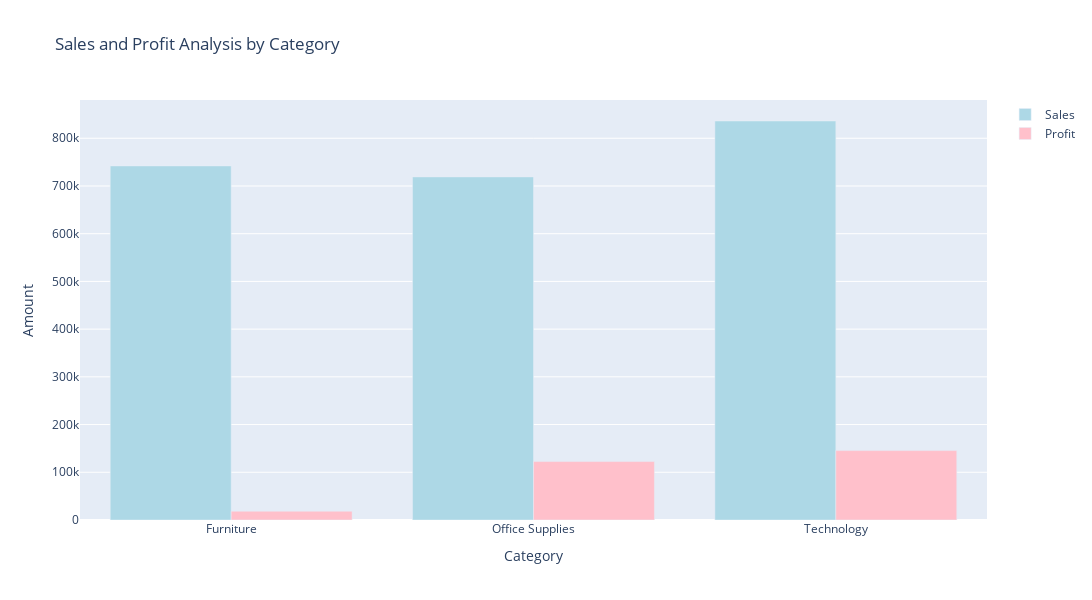

The code cell stored with this chart in its notebook:
### Code cell
import plotly.graph_objects as go

# Aggregating data by category for sales
sales_category = df.groupby(['Category'], as_index=False).agg({
    'Sales': 'sum',
})

# Aggregating data by category for profit
profit_category = df.groupby(['Category'], as_index=False).agg({
    'Profit': 'sum'
})

# Merge the sales and profit dataframes
sales_profit_category = pd.merge(sales_category, profit_category, on='Category')

# Create the figure
fig = go.Figure()

# Adding bar traces for Sales and Profit
fig.add_trace(go.Bar(x=sales_profit_category['Category'], 
                     y=sales_profit_category['Sales'], 
                     name='Sales',
                     marker_color='lightblue'))
fig.add_trace(go.Bar(x=sales_profit_category['Category'], 
                     y=sales_profit_category['Profit'], 
                     name='Profit',
                     marker_color='pink'))

# Updating layout
fig.update_layout(title='Sales and Profit Analysis by Category',
                  xaxis_title='Category', 
                  yaxis_title='Amount',
                  barmode='group', # Group bars together
                  width=1200,      # Width of the figure
                  height=600)      # Height of the figure

# Show the figure
fig.show()

### Figure 1 — Plotly figure (JSON) as saved in the notebook; plotly's stock layout.template omitted (floating-point values rounded to 4 significant figures)
{"data": [{"marker": {"color": "lightblue"}, "name": "Sales", "type": "bar", "x": ["Furniture", "Office Supplies", "Technology"], "y": [742000.0, 719000.0, 836200.0]}, {"marker": {"color": "pink"}, "name": "Profit", "type": "bar", "x": ["Furniture", "Office Supplies", "Technology"], "y": [18450.0, 122500.0, 145500.0]}], "layout": {"barmode": "group", "height": 600, "title": {"text": "Sales and Profit Analysis by Category"}, "width": 1200, "xaxis": {"title": {"text": "Category"}}, "yaxis": {"title": {"text": "Amount"}}}}
